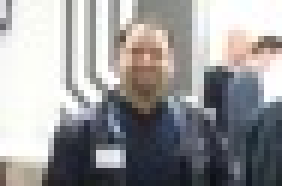
#> input picture fastAPI/a.jpg, 47 x 31 px (shown 6 times larger)
$ python test_function.py
#> lines starting #> are read from the running program, lines starting #| are printed output that depends on the picture
### fastAPI/farshid.py
"""Image conversion utilities for FastAPI CV service."""

from __future__ import annotations

import base64

import cv2
import numpy as np


def change_numpy_image_to_base64(img: np.ndarray) -> str:
    _, buffer = cv2.imencode(".jpg", img)
    return base64.b64encode(buffer).decode()


def change_base64_to_numpy_image(b64_str: str) -> np.ndarray:
    b64_bytes = base64.b64decode(b64_str)
    np_data = np.frombuffer(b64_bytes, np.uint8)
    return cv2.imdecode(np_data, cv2.IMREAD_UNCHANGED)


def color_change(b64_input: str) -> str:
    """Convert a base64-encoded image from BGR to HSV color space and return as base64."""
    img = change_base64_to_numpy_image(b64_input)
    hsv = cv2.cvtColor(img, cv2.COLOR_BGR2HSV)
    return change_numpy_image_to_base64(hsv)

### fastAPI/test_function.py
"""Local function test: apply color_change without hitting the server."""

from __future__ import annotations

import base64
import sys

import cv2
import numpy as np

from farshid import color_change


def numpy_to_base64(img: np.ndarray) -> str:
    _, buf = cv2.imencode(".jpg", img)
    return base64.b64encode(buf).decode()


def base64_to_numpy(b64_str: str) -> np.ndarray:
    data = base64.b64decode(b64_str)
    return cv2.imdecode(np.frombuffer(data, np.uint8), cv2.IMREAD_UNCHANGED)


def main(image_path: str) -> None:
#> called with image_path = 'a.jpg'
    img = cv2.imread(image_path)
#> img is the input picture: shape (31, 47, 3); mean B, G, R 153.9, 153.1, 153.9
    if img is None:
        print(f"Error: cannot read {image_path}", file=sys.stderr)
        sys.exit(1)

    b64 = numpy_to_base64(img)
#> in numpy_to_base64, `_, buf = cv2.imencode(".jpg", img)`: buf = 1663 values, max 255 at index 0, min 0 at index 4, mean 115.2
    result_b64 = color_change(b64)
#> in color_change, `hsv = cv2.cvtColor(img, cv2.COLOR_BGR2HSV)`: hsv: shape (31, 47, 3); mean H, S, V 64.5, 32.9, 160.7
#> in change_numpy_image_to_base64, `_, buffer = cv2.imencode(".jpg", img)`: buffer = 1578 values, max 255 at index 0, min 0 at index 4, mean 113.4
    out = base64_to_numpy(result_b64)
#> in base64_to_numpy, `return cv2.imdecode(np.frombuffer(data, np.uint8), cv2.IMREAD_UNCHANGED)`:
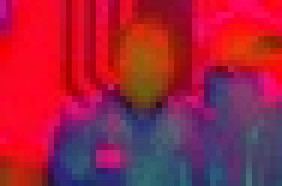
#> returned value: shape (31, 47, 3) (shown 6 times larger); mean B, G, R 64.5, 33.4, 160.4
    cv2.imshow("output", out)
    cv2.waitKey(0)
    cv2.destroyAllWindows()


if __name__ == "__main__":
    path = sys.argv[1] if len(sys.argv) > 1 else "a.jpg"
    main(path)
